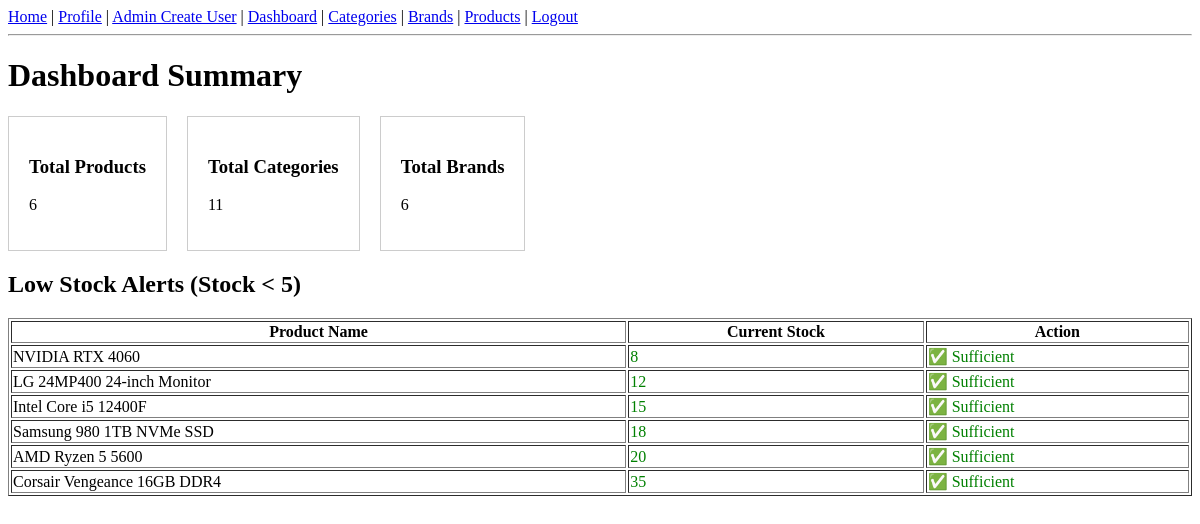
/views/Admin_Dashboard.php (signed in), run on an earlier commit of the app's database.
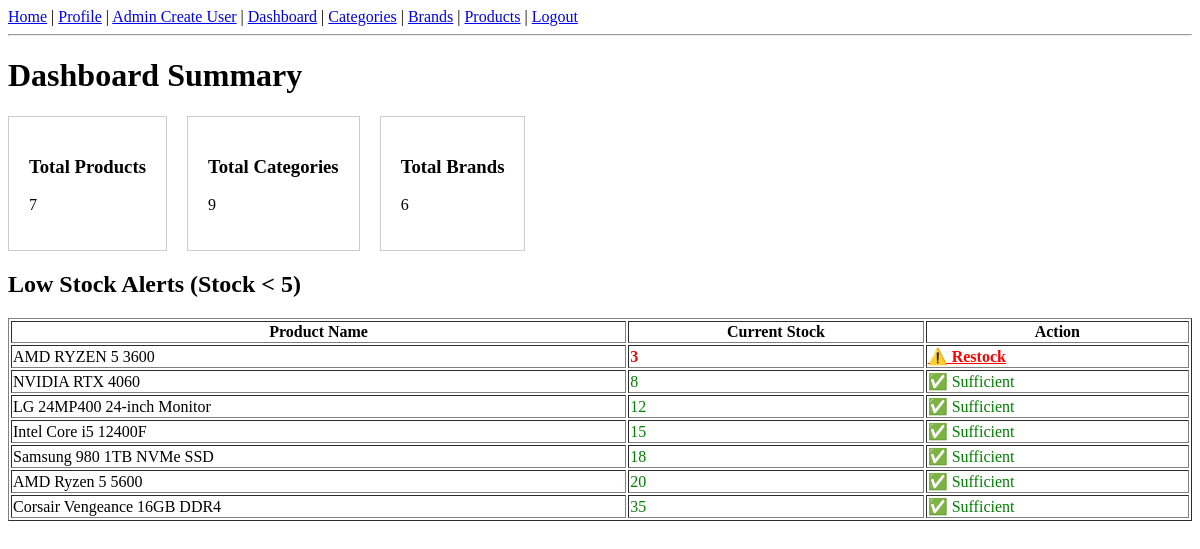
And on a later commit of the database.
### tables this page shows
CREATE TABLE `products` (
  `id` int(11) NOT NULL,
  `name` varchar(255) NOT NULL,
  `description` longtext DEFAULT NULL,
  `manufacturer_review` text DEFAULT NULL,
  `price` decimal(10,2) NOT NULL,
  `category_id` int(11) NOT NULL,
  `brand_id` int(11) NOT NULL,
  `image_path` varchar(255) DEFAULT NULL,
  `stock` int(11) NOT NULL DEFAULT 0,
  `created_at` timestamp NOT NULL DEFAULT current_timestamp(),
  `updated_at` timestamp NOT NULL DEFAULT current_timestamp() ON UPDATE current_timestamp()
);

### views/Admin_Dashboard.php (the view, shortened to what this page needs)
<?php
$con = getConnection();
$sqlProducts = "SELECT COUNT(*) as total FROM products";
$resProducts = mysqli_query($con, $sqlProducts);
$rowProducts = mysqli_fetch_assoc($resProducts);
$totalProducts = $rowProducts['total'];
$sqlCategories = "SELECT COUNT(*) as total FROM categories";
$resCategories = mysqli_query($con, $sqlCategories);
$rowCategories = mysqli_fetch_assoc($resCategories);
$totalCategories = $rowCategories['total'];
$sqlBrands = "SELECT COUNT(*) as total FROM brands";
$resBrands = mysqli_query($con, $sqlBrands);
$rowBrands = mysqli_fetch_assoc($resBrands);
$totalBrands = $rowBrands['total'];
$sqlAllProducts = "SELECT id, name, stock FROM products ORDER BY stock ASC";
$resAllProducts = mysqli_query($con, $sqlAllProducts);
$allProductsList = [];
while($row = mysqli_fetch_assoc($resAllProducts))
{
    $allProductsList[] = $row;
}
?>
<!DOCTYPE html>
<html lang="en">
<head>
    <link rel="stylesheet" href="../public/css/style.css"> </head>
<body>
    <?php include 'partials/navbar.php'; ?>
    <h1>Dashboard Summary</h1>
    <div style="display: flex; gap: 20px;">
        <div style="padding: 20px; border: 1px solid #ccc;">
            <h3>Total Products</h3>
            <p><?php echo $totalProducts;  ?></p>
        </div>
        <div style="padding: 20px; border: 1px solid #ccc;">
            <h3>Total Categories</h3>
            <p><?php echo $totalCategories;  ?></p>
        </div>
        <div style="padding: 20px; border: 1px solid #ccc;">
            <h3>Total Brands</h3>
            <p><?php echo $totalBrands;  ?></p>
        </div>
    </div>
    <h2>Low Stock Alerts (Stock < 5)</h2>
    <table border="1" width="100%">
        <tr>
            <th>Product Name</th>
            <th>Current Stock</th>
            <th>Action</th>
        </tr>
        <?php foreach($allProductsList as $item): ?>
        <tr>
            <td><?= $item['name'] ?></td>
            <td style="<?= ($item['stock'] < 5) ? 'color: red; font-weight: bold;' : 'color: green;' ?>"><?= $item['stock'] ?></td>
            <td>
                <?php if ($item['stock'] < 5): ?>
                    <a href="products.php?action=edit&id=<?= $item['id'] ?>" style="color: red; font-weight: bold;">⚠️ Restock</a>
                <?php else: ?>
                    <span style="color: green;">✅ Sufficient</span>
                <?php endif; ?>
            </td>
        </tr>
        <?php endforeach; ?>
    </table>
</body>
</html>

### views/partials/navbar.php
<?php
$role = isset($_SESSION['role']) ? $_SESSION['role'] : 'guest';
?>
<div>
    <?php if ($role == 'admin') { ?>
        <a href="home.php">Home</a> |
        <a href="profile.php">Profile</a> |
        <a href="admin_create_user.php">Admin Create User</a> |
        <a href="Admin_Dashboard.php">Dashboard</a> |
        <a href="categories.php">Categories</a> |
        <a href="brands.php">Brands</a> |
        <a href="products.php">Products</a> |
        <a href="../controllers/logout.php">Logout</a>
    <?php } else if ($role == 'customer') { ?>
        <a href="home.php">Home</a> |
        <a href="profile.php">Profile</a> |
        <a href="../controllers/logout.php">Logout</a>
    <?php } else { ?>
        <a href="home.php">Home</a> |
        <a href="login.php">Login</a> |
        <a href="signup.php">Signup</a>
    <?php } ?>
</div>
<hr>

What changed in the data, as far as the page shows it:
added products: name "AMD RYZEN 5 3600", stock "3"
Also different on the page:
$totalProducts: "6" → "7"
$totalCategories: "11" → "9"
